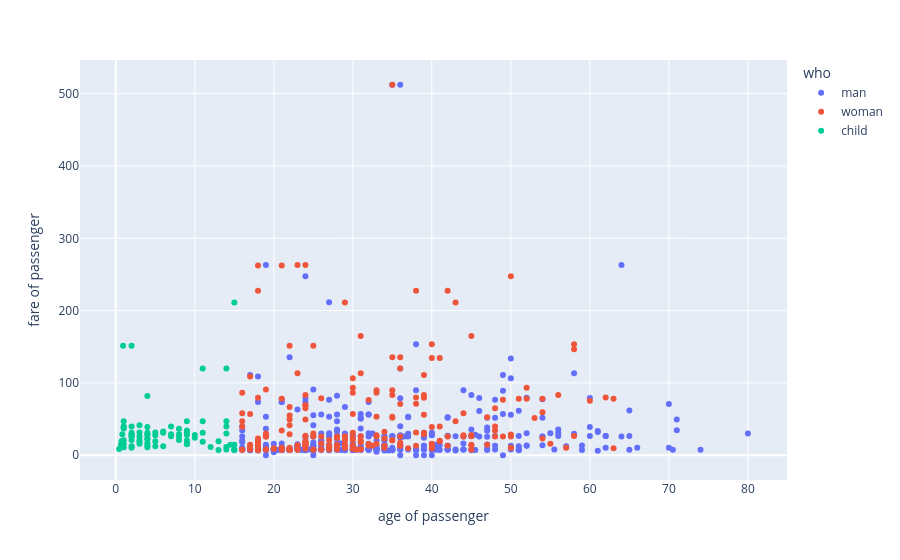

Notebook code cell kept with this figure:
### Code cell
fig = px.scatter(df, 
                 x='age', 
                 y='fare', 
                 color='who',
                 labels={'age': 'age of passenger', 
                         'fare': 'fare of passenger'})
fig.show()

### Figure 1 — Plotly figure (JSON) as saved in the notebook; plotly's stock layout.template omitted (floating-point values rounded to 4 significant figures; data arrays with more than 128 entries replaced by an {"elided": "..."} marker saying what was removed)
{"data": [{"hovertemplate": "who=man<br>age of passenger=%{x}<br>fare of passenger=%{y}<extra></extra>", "legendgroup": "man", "marker": {"color": "#636efa", "symbol": "circle"}, "mode": "markers", "name": "man", "orientation": "v", "showlegend": true, "type": "scatter", "x": {"elided": "537 float values"}, "xaxis": "x", "y": {"elided": "537 float values"}, "yaxis": "y"}, {"hovertemplate": "who=woman<br>age of passenger=%{x}<br>fare of passenger=%{y}<extra></extra>", "legendgroup": "woman", "marker": {"color": "#EF553B", "symbol": "circle"}, "mode": "markers", "name": "woman", "orientation": "v", "showlegend": true, "type": "scatter", "x": {"elided": "271 float values"}, "xaxis": "x", "y": {"elided": "271 float values"}, "yaxis": "y"}, {"hovertemplate": "who=child<br>age of passenger=%{x}<br>fare of passenger=%{y}<extra></extra>", "legendgroup": "child", "marker": {"color": "#00cc96", "symbol": "circle"}, "mode": "markers", "name": "child", "orientation": "v", "showlegend": true, "type": "scatter", "x": [2.0, 14.0, 4.0, 14.0, 2.0, 15.0, 8.0, 14.0, 3.0, 7.0, 5.0, 11.0, 4.0, 0.83, 14.5, 2.0, 12.0, 9.0, 1.0, 9.0, 4.0, 1.0, 9.0, 1.0, 4.0, 3.0, 2.0, 5.0, 8.0, 3.0, 7.0, 2.0, 0.92, 2.0, 3.0, 15.0, 3.0, 1.0, 1.0, 3.0, 10.0, 14.0, 4.0, 13.0, 5.0, 0.75, 2.0, 9.0, 9.0, 2.0, 7.0, 9.0, 11.0, 8.0, 4.0, 9.0, 2.0, 0.75, 14.0, 14.0, 15.0, 4.0, 6.0, 11.0, 4.0, 6.0, 0.67, 5.0, 13.0, 8.0, 1.0, 11.0, 0.42, 6.0, 10.0, 2.0, 1.0, 15.0, 0.83, 4.0, 9.0, 4.0, 15.0], "xaxis": "x", "y": [21.07, 30.07, 16.7, 7.854, 29.12, 8.029, 21.07, 11.24, 41.58, 39.69, 27.75, 46.9, 27.9, 29.0, 14.45, 31.27, 11.24, 34.38, 39.69, 20.52, 29.12, 11.13, 31.39, 39.0, 22.02, 26.0, 10.46, 31.39, 26.25, 31.39, 29.12, 151.6, 151.6, 26.0, 15.9, 7.229, 21.07, 15.74, 46.9, 18.75, 24.15, 120.0, 81.86, 19.5, 19.26, 19.26, 12.29, 46.9, 15.9, 26.0, 26.25, 31.27, 31.27, 36.75, 39.0, 27.9, 27.9, 19.26, 46.9, 39.69, 211.3, 13.42, 33.0, 18.79, 23.0, 12.47, 14.5, 12.47, 7.229, 29.12, 20.57, 120.0, 8.517, 31.27, 27.9, 39.69, 37.0, 14.45, 18.75, 31.27, 15.25, 11.13, 7.225], "yaxis": "y"}], "layout": {"legend": {"title": {"text": "who"}, "tracegroupgap": 0}, "margin": {"t": 60}, "xaxis": {"anchor": "y", "domain": [0, 1], "title": {"text": "age of passenger"}}, "yaxis": {"anchor": "x", "domain": [0, 1], "title": {"text": "fare of passenger"}}}}
